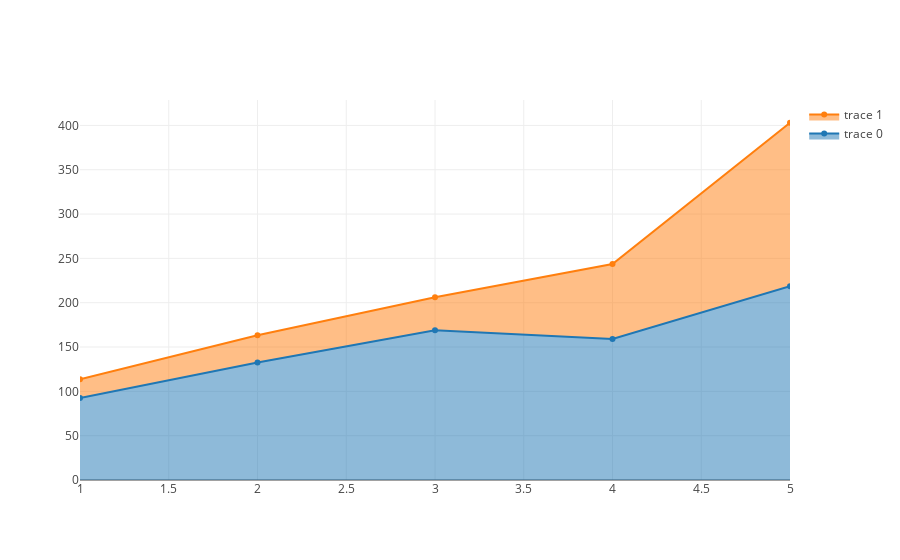

Source (notebook cell):
### Code cell
pyo.iplot(data)

### Figure 1 — Plotly figure (JSON) as saved in the notebook; plotly's stock layout.template omitted (floating-point values rounded to 4 significant figures)
{"data": [{"fill": "tozeroy", "type": "scatter", "uid": "c3334eff-459e-4460-b797-f8e3737806e8", "x": [1, 2, 3, 4, 5], "y": [92.5, 132.6, 168.8, 159.1, 218.7]}, {"fill": "tonexty", "type": "scatter", "uid": "3e030424-8e33-4b3e-9c16-eabb619cebba", "x": [1, 2, 3, 4, 5], "y": [113.7, 163.2, 206.1, 243.7, 403]}], "layout": {}}
